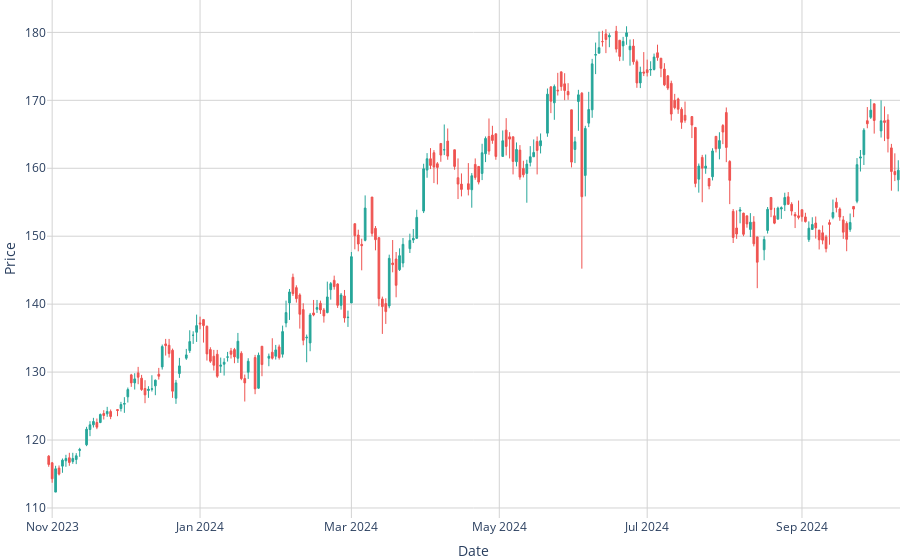

The notebook cell saved with this chart:
### Code cell
plot_stock_trends_candlestick(a)

### Figure 1 — Plotly figure (JSON) as saved in the notebook; plotly's stock layout.template omitted (floating-point values rounded to 4 significant figures; data arrays with more than 128 entries replaced by an {"elided": "..."} marker saying what was removed)
{"data": [{"close": {"elided": "232 float values"}, "decreasing": {"fillcolor": "#EF5350", "line": {"color": "#EF5350"}}, "high": {"elided": "232 float values"}, "increasing": {"fillcolor": "#26A69A", "line": {"color": "#26A69A"}}, "line": {"width": 1}, "low": {"elided": "232 float values"}, "open": {"elided": "232 float values"}, "type": "candlestick", "x": {"elided": "232 str values"}}], "layout": {"hovermode": "x unified", "margin": {"b": 0, "l": 0, "r": 0, "t": 0}, "plot_bgcolor": "white", "showlegend": false, "title": {"text": "Candle Chart"}, "xaxis": {"gridcolor": "lightgrey", "gridwidth": 1, "rangebreaks": [{"bounds": ["sat", "mon"]}], "rangeslider": {"visible": false}, "showgrid": true, "showticklabels": true, "title": {"text": "Date"}, "zeroline": false}, "yaxis": {"gridcolor": "lightgrey", "gridwidth": 1, "showgrid": true, "showticklabels": true, "title": {"text": "Price"}, "zeroline": false}}}
